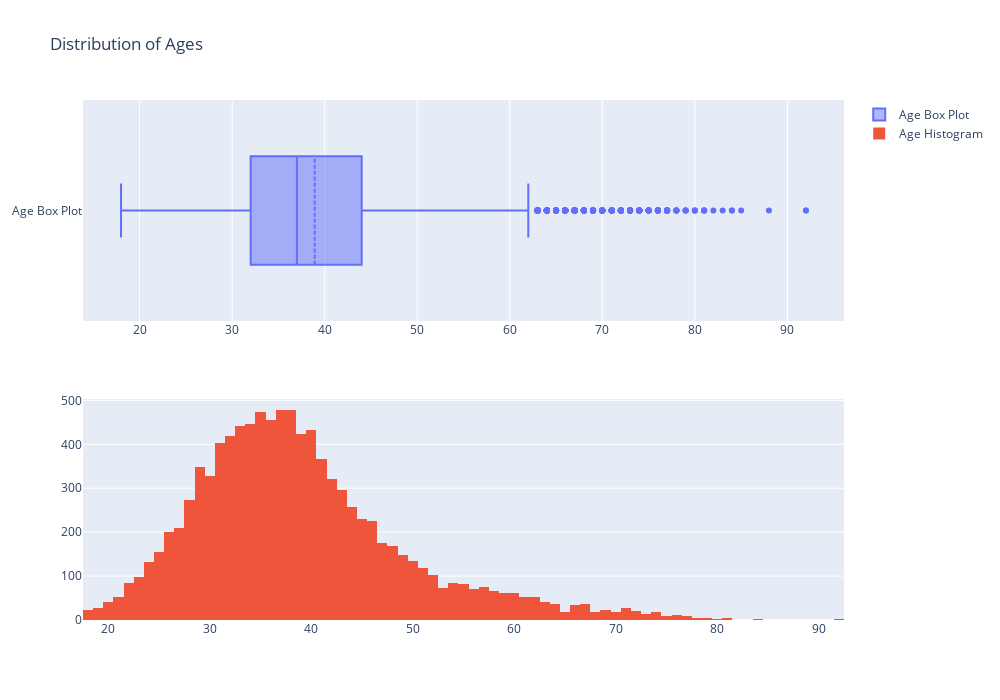

Notebook code cell kept with this figure:
### Code cell
import plotly.graph_objects as go
from plotly.subplots import make_subplots

# Your existing code to create the plot
fig = make_subplots(rows=2, cols=1)

tr1 = go.Box(x=data['Age'], name='Age Box Plot', boxmean=True)
tr2 = go.Histogram(x=data['Age'], name='Age Histogram')

fig.add_trace(tr1, row=1, col=1)
fig.add_trace(tr2, row=2, col=1)

fig.update_layout(height=700, width=1000, title_text="Distribution of Ages")

# Save the plot as an HTML file
fig.write_html('age_distribution_plot.html')
fig.show()

### Figure 1 — Plotly figure (JSON) as saved in the notebook; plotly's stock layout.template omitted (floating-point values rounded to 4 significant figures; data arrays with more than 128 entries replaced by an {"elided": "..."} marker saying what was removed)
{"data": [{"boxmean": true, "name": "Age Box Plot", "type": "box", "x": {"elided": "10000 int values"}, "xaxis": "x", "yaxis": "y"}, {"name": "Age Histogram", "type": "histogram", "x": {"elided": "10000 int values"}, "xaxis": "x2", "yaxis": "y2"}], "layout": {"height": 700, "title": {"text": "Distribution of Ages"}, "width": 1000, "xaxis": {"anchor": "y", "domain": [0, 1]}, "xaxis2": {"anchor": "y2", "domain": [0, 1]}, "yaxis": {"anchor": "x", "domain": [0.575, 1]}, "yaxis2": {"anchor": "x2", "domain": [0, 0.425]}}}
